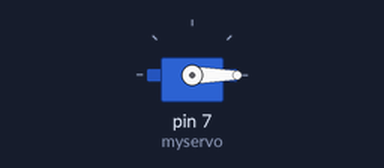
The sketch below on a simulated Arduino Uno, built with avr-gcc and run on an emulated ATmega328P. Shown: servo.

Above: at 0.05 s.
At 1.5 s:
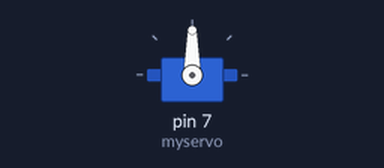
At 3.0 s:
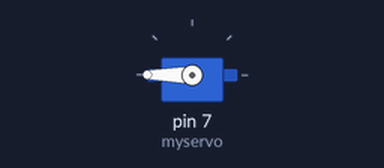
Timing chart, 0 to 6.9 s (numbered marks = the images above):
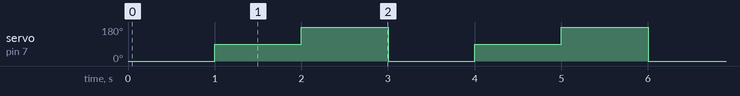

The sketch:

Practica9_C_servomotor.ino
```cpp
//Practica9 C servomotor

#include<Servo.h>

Servo myservo;  //crea objeto

int pos=0;

void setup() {
  myservo.attach(7);  //terminal de conexión del servo pin7
}

void loop() {
  pos=0;  //a la derecha

  myservo.write(pos);
  delay(1000);

  pos=90;  //centro

  myservo.write(pos);
  delay(1000);

  pos=180;  //a la izquierda

  myservo.write(pos);
  delay(1000);

}
```

Measured:
- by itself, servo on pin 7 (myservo): repeats every 3.0 s: 180° 1.0 s, 0° 1.0 s, 90° 1.0 s
